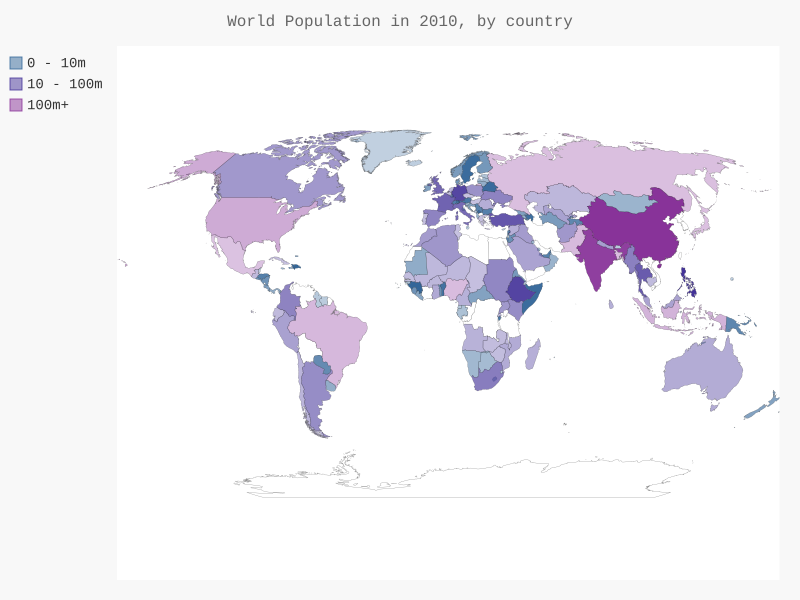

Source code (Python):
import json
from pygal.maps.world import World
from pygal.style import RotateStyle as RS, LightColorizedStyle as LCS, NeonStyle as NS, DarkStyle as DS
from countries import get_country_code

#Load the data into a list

filename = 'population_data.json'
with open(filename) as f:
	pop_data = json.load(f)


#Build a dictionary of population data
cc_populations = {}
for pop_dict in pop_data:
	if pop_dict['Year'] == '2010':
		country_name = pop_dict['Country Name']
		population = int(float(pop_dict['Value']))
		code = get_country_code(country_name)
		if code:
			cc_populations[code] = population 

#Group countries by population
cc_pops_1, cc_pops_2, cc_pops_3 = {}, {}, {}

for cc, pop in cc_populations.items():
	if pop < 10000000:
		cc_pops_1[cc] = pop
	elif pop < 100000000:
		cc_pops_2[cc] = pop
	else:
		cc_pops_3[cc] = pop

wm_style = RS('#336699', base_style = LCS)
wm = World(style = wm_style)
wm.title = 'World Population in 2010, by country'
wm.add('0 - 10m', cc_pops_1)
wm.add('10 - 100m', cc_pops_2)
wm.add('100m+', cc_pops_3)
wm.render_to_file('world_population.svg')
